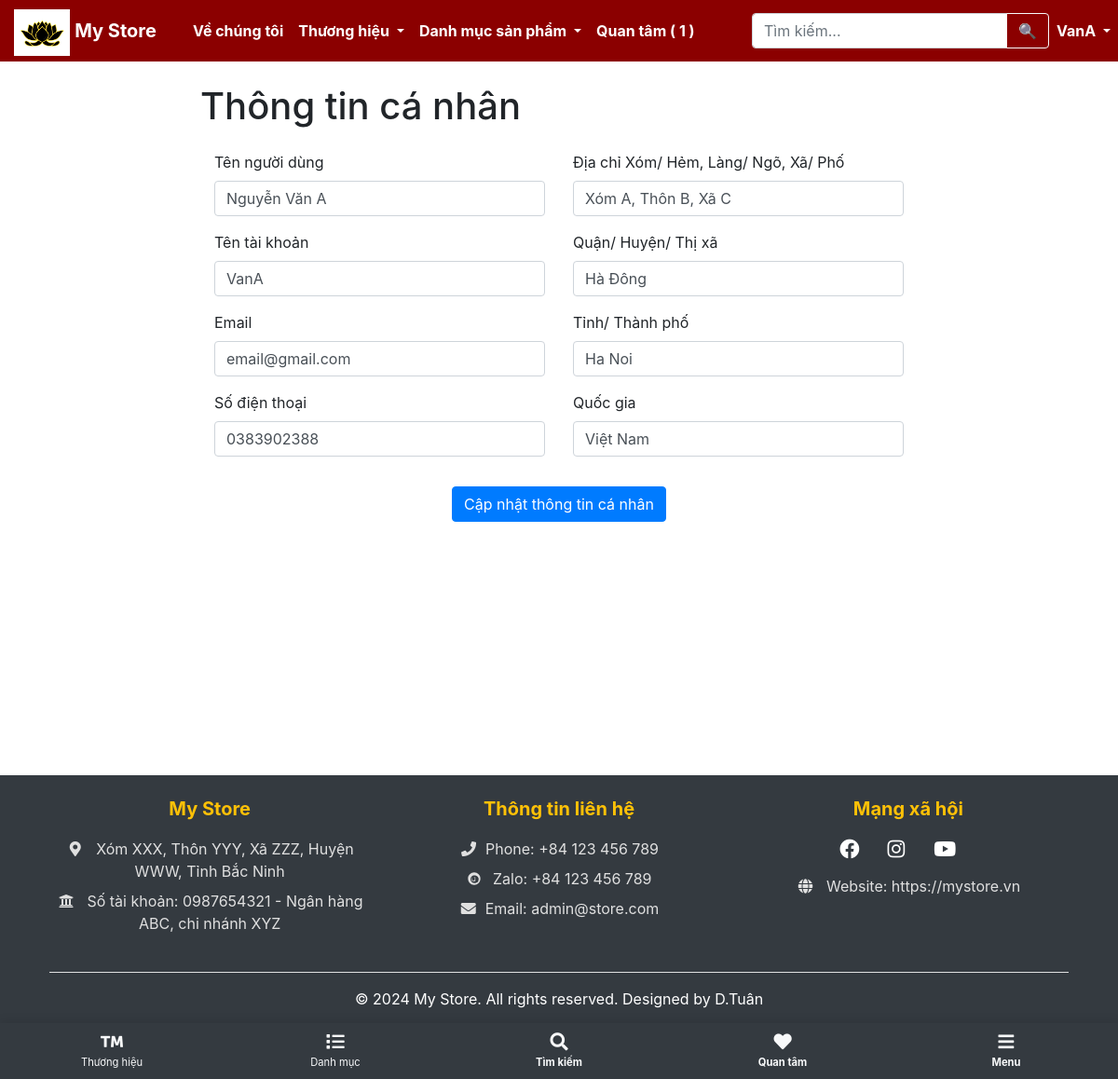
Page /customer/profile (signed in) on the committed database.
### shop/customers/models.py (models this page shows, shortened)
class RegisterModel(db.Model, UserMixin):
    id = db.Column(db.Integer, primary_key=True)
    name = db.Column(db.String(64), unique=False)
    username = db.Column(db.String(64), unique=True)
    email = db.Column(db.String(64), unique=True)
    password = db.Column(db.String(128), unique=False)
    country = db.Column(db.String(50), unique=False)
    state = db.Column(db.String(50), unique=False)
    city = db.Column(db.String(50), unique=False)
    address = db.Column(db.String(256), unique=False)
    contact = db.Column(db.String(16), unique=False)
    role = db.Column(db.String(20), default='customer')
    profile_image = db.Column(db.String(128), unique=False, default='profile.jpg')
    date_created = db.Column(db.DateTime, nullable=False, default=datetime.now())

### shop/customers/routes.py (the view)
@app.route('/customer/profile', methods=['GET', 'POST'])
@login_required
def user_profile():
    form = CustomerUpdateForm()
    if form.validate_on_submit():
        if not form.contact.data.isdigit() or len(form.contact.data) < 10:
            flash('Số điện thoại không hợp lệ!', 'danger')
            return redirect(url_for('user_profile'))
        if len(form.address.data) < 2:
            flash('Địa chỉ không hợp lệ!', 'danger')
            return redirect(url_for('user_profile'))
        if not all(c.isalpha() or c.isspace() for c in form.city.data) or not all(c.isalpha() or c.isspace() for c in form.state.data):
            flash('Thành Phố, Huyện chỉ gồm các chữ, số và khoảng trắng.', 'danger')
            return redirect(url_for('user_profile'))
        existing_email = RegisterModel.query.filter(RegisterModel.email == form.email.data, RegisterModel.id != current_user.id).first()
        if existing_email:
            flash('Email này đã được sử dụng', 'danger')
            return redirect(url_for('user_profile'))
        existing_username = RegisterModel.query.filter(RegisterModel.username == form.username.data, RegisterModel.id != current_user.id).first()
        if existing_username:
            flash('Username này đã được sử dụng', 'danger')
            return redirect(url_for('user_profile'))
        current_user.name = form.name.data
        current_user.username = form.username.data
        current_user.email = form.email.data
        current_user.contact = form.contact.data
        current_user.address = form.address.data
        current_user.city = form.city.data
        current_user.state = form.state.data
        current_user.country = form.country.data
        db.session.commit()
        flash('Thông tin cá nhân của bạn đã được cập nhật!', 'success')
        return redirect(url_for('home'))
    elif request.method == 'GET':
        form.name.data = current_user.name
        form.username.data = current_user.username
        form.email.data = current_user.email
        form.contact.data = current_user.contact
        form.address.data = current_user.address
        form.city.data = current_user.city
        form.state.data = current_user.state
        form.country.data = current_user.country
    return render_template('customers/profile.html', title='Profile', form=form, brands=get_all_brands(), categories=get_all_categories(), CustomerOrder=CustomerOrder)

### shop/customers/forms.py
class CustomerUpdateForm(FlaskForm):
    name = StringField('Tên người dùng', validators=[validators.DataRequired()])
    username = StringField('Tên tài khoản',validators=[validators.DataRequired()])
    email = StringField('Email', validators=[validators.DataRequired(), validators.Email()])
    contact = StringField('Số điện thoại', validators=[validators.DataRequired()])
    address = StringField('Địa chỉ Xóm/ Hẻm, Làng/ Ngõ, Xã/ Phố', validators=[validators.DataRequired()])
    city = StringField('Quận/ Huyện/ Thị xã', validators=[validators.DataRequired()])
    state = StringField('Tỉnh/ Thành phố', validators=[validators.DataRequired()])
    country = StringField('Quốc gia', validators=[validators.DataRequired()])
    submit = SubmitField('Cập nhật thông tin cá nhân')

### shop/customers/models.py (called while the page is built)
@login_manager.user_loader
def user_loader(user_id):
    return RegisterModel.query.get(user_id)

### shop/products/routes.py (called while the page is built)
def get_all_brands():
    brands = Brand.query.join(Product, (Brand.id==Product.brand_id)).all()
    return brands

def get_all_categories():
    return Category.query.join(Product, (Category.id==Product.category_id)).all()

### shop/templates/customers/profile.html (shortened to what this page needs)
{% extends "layout.html" %}
{% block body_block %}
<div class="container mt-4">
    <div class="row">
        <div class="col-md-8 offset-md-2">
            <h1 class="mt-4 mb-4">Thông tin cá nhân</h1>
            <form method="POST" action="">
                <div class="row">
                    <div class="col-md-6">
                        <div class="form-group">
                            {{ form.name.label }}
                            {{ form.name(class="form-control") }}
                        </div>
                        <div class="form-group">
                            {{ form.username.label }}
                            {{ form.username(class="form-control") }}
                        </div>
                        <div class="form-group">
                            {{ form.email.label }}
                            {{ form.email(class="form-control") }}
                        </div>
                        <div class="form-group">
                            {{ form.contact.label }}
                            {{ form.contact(class="form-control") }}
                        </div>
                    </div>
                    <div class="col-md-6">
                        <div class="form-group">
                            {{ form.address.label }}
                            {{ form.address(class="form-control") }}
                        </div>
                        <div class="form-group">
                            {{ form.city.label }}
                            {{ form.city(class="form-control") }}
                        </div>
                        <div class="form-group">
                            {{ form.state.label }}
                            {{ form.state(class="form-control") }}
                        </div>
                        <div class="form-group">
                            {{ form.country.label }}
                            {{ form.country(class="form-control") }}
                        </div>
                    </div>
                </div>
                <div class="text-center mt-3">
                    {{ form.submit(class="btn btn-primary") }}
                </div>
            </form>
        </div>
    </div>
</div>
{% endblock body_block %}

### shop/templates/navbar.html (shortened to what this page needs)
<div class="container">
    <nav class="navbar navbar-expand-lg navbar-dark bg-dark py-2">
        <a class="navbar-brand" href="/"><img src="{{ url_for('static', filename='images/logo/lotus.jpg') }}"
                alt="Tuan's Store Logo" height="50"> My Store</a>
        <div class="collapse navbar-collapse" id="navbarSupportedContent">
            <ul class="navbar-nav mr-auto">
                <li class="nav-item">
                    <a class="nav-link" href="/about">Về chúng tôi</a>
                </li>
                <li class="nav-item dropdown">
                    <a class="nav-link dropdown-toggle" href="#" id="navbarDropdown" role="button"
                        data-toggle="dropdown" aria-haspopup="true" aria-expanded="false">
                        Thương hiệu
                    </a>
                </li>
                <li class="nav-item dropdown">
                    <a class="nav-link dropdown-toggle" href="#" id="navbarDropdown" role="button"
                        data-toggle="dropdown" aria-haspopup="true" aria-expanded="false">
                        Danh mục sản phẩm
                    </a>
                </li>
                <li class="nav-item">
                    <a class="nav-link" href="{{ url_for('get_cart') }}">
                        Quan tâm (
                        {% if current_user.is_authenticated %}
                        {% set cart_count = CustomerOrder.query.filter_by(customer_id=current_user.id,
                        status='in_cart').count() %}
                        {{ cart_count }}
                        {% else %}
                        {% if 'shopcart' in session %}
                        {{ session['shopcart']|length }}
                        {% else %}
                        0
                        {% endif %}
                        {% endif %}
                        )
                    </a>
                </li>
            </ul>
            <ul class="navbar-nav ml-auto">
                <form action="{{ url_for('search') }}" method="GET" class="form-inline my-2 my-lg-0">
                    <div class="input-group">
                        <input class="form-control" type="search" name="q" placeholder="Tìm kiếm..."
                            class="form-control mr-sm-2 bg-white text-dark">
                        <div class="input-group-append">
                            <button class="btn btn-outline-light" type="submit">🔍</button>
                        </div>
                    </div>
                </form>
                {% if current_user.is_authenticated %}
                <li class="nav-item dropdown">
                    <a class="nav-link dropdown-toggle" href="#" id="userDropdown" role="button" data-toggle="dropdown"
                        aria-haspopup="true" aria-expanded="false">
                        {{ current_user.username }}
                    </a>
                </li>
                {% endif %}
            </ul>
        </div>
    </nav>
</div>

### shop/templates/navbar.html (style rules this page uses)
.navbar { min-height: 50px; }
.navbar-brand { padding: 0 15px; height: 50px; line-height: 50px; }

### shop/templates/layout.html (style rules this page uses)
.container, .container-fluid { max-width: 100% !important; padding: 0 !important; margin: 0 !important; }
.navbar-brand img { transition: transform 0.3s ease; }
.navbar { background-color: #FF0000 !important; z-index: 1100; position: relative; }
.navbar-dark .navbar-nav .nav-link { color: #FFFFFF !important; font-weight: bold; }
.navbar-dark .navbar-brand { color: #FFFFFF !important; font-weight: bold; }
body { margin: 0; padding: 0; width: 100%; }
.navbar { padding: 1rem 0; margin: 0; width: 100%; background-color: #8B0000 !important; }
.row { margin: 0; }

### rows in the picture
RegisterModel: username "VanA", name "Nguyễn Văn A", email "email@gmail.com", contact "0383902388", address "Xóm A, Thôn B, Xã C", city "Hà Đông", state "Ha Noi", country "Việt Nam"

### other values in the picture
{{ cart_count }} "1"
